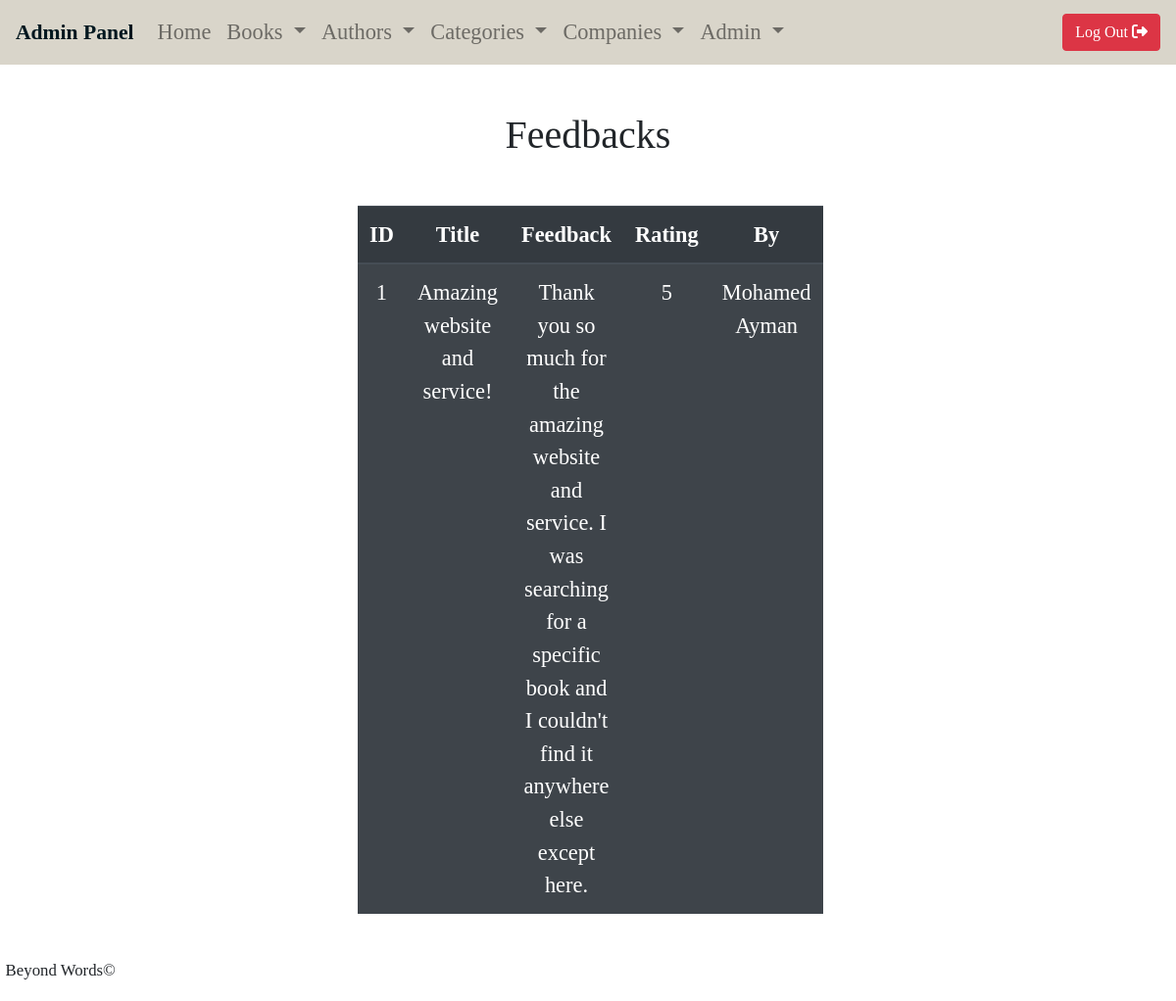
The app's page /assets/admin/feedback/viewFeedbacks.php (signed in) with its own data.
### tables this page shows
CREATE TABLE `feedbacks` (
  `id` int(11) NOT NULL,
  `title` varchar(255) NOT NULL,
  `feedback` varchar(255) NOT NULL,
  `satisfactionRating` int(11) NOT NULL,
  `userID` int(11) NOT NULL
);

CREATE TABLE `users` (
  `id` int(11) NOT NULL,
  `userName` varchar(255) NOT NULL,
  `age` int(11) NOT NULL,
  `phone` int(11) NOT NULL,
  `altPhone` int(11) DEFAULT NULL,
  `address` varchar(255) NOT NULL,
  `altAddress` varchar(255) NOT NULL,
  `email` varchar(255) NOT NULL,
  `password` varchar(255) NOT NULL
);

### assets/admin/feedback/viewFeedbacks.php (the view)
<?php
include("/xampp/htdocs/BeyondWords/assets/generalPHP/configureDB.php");
$select      = "SELECT * FROM `feedbacks` LEFT JOIN `users` ON feedbacks.userID = users.id";
$selectQuery = mysqli_query($connect, $select);
include("/xampp/htdocs/BeyondWords/assets/admin/shared/adminHeader.php");
include("/xampp/htdocs/BeyondWords/assets/admin/shared/adminNav.php");
?>
<div class="container mt-5 col-5">
  <h1 class="text-center mb-5">Feedbacks</h1>
  <table class="table table-striped table-dark">
    <thead>
      <tr>
        <th class="text-center">ID</th>
        <th class="text-center">Title</th>
        <th class="text-center">Feedback</th>
        <th class="text-center">Rating</th>
        <th class="text-center">By</th>
      </tr>
    </thead>
    <tbody>
      <?php foreach($selectQuery as $selected){ ?>
      <tr>
        <td class="text-center">
          <?php echo $selected["id"]; ?>
        </td>
        <td class="text-center">
          <?php echo $selected["title"]; ?>
        </td>
        <td class="text-center">
          <?php echo $selected["feedback"]; ?>
        </td>
        <td class="text-center">
          <?php echo $selected["satisfactionRating"]; ?>
        </td>
        <td class="text-center">
          <?php echo $selected["userName"]; ?>
        </td>
      </tr>
      <?php } ?>
    </tbody>
  </table>
</div>
<?php
include("/xampp/htdocs/BeyondWords/assets/shared/footer.php");
?>

### assets/style/style.css (style rules this page uses)
html, body { min-height: 100%; height: 100%; }
body { font-family: 'Dancing Script', cursive; font-size: 1.4rem; }

### records on screen
feedbacks: userID "1", title "Amazing website and service!", feedback "Thank you so much for the amazing website and service. I was searching for a specific book and I couldn't find it anywhere else except here.", satisfactionRating "5", userID.userName "Mohamed Ayman"
